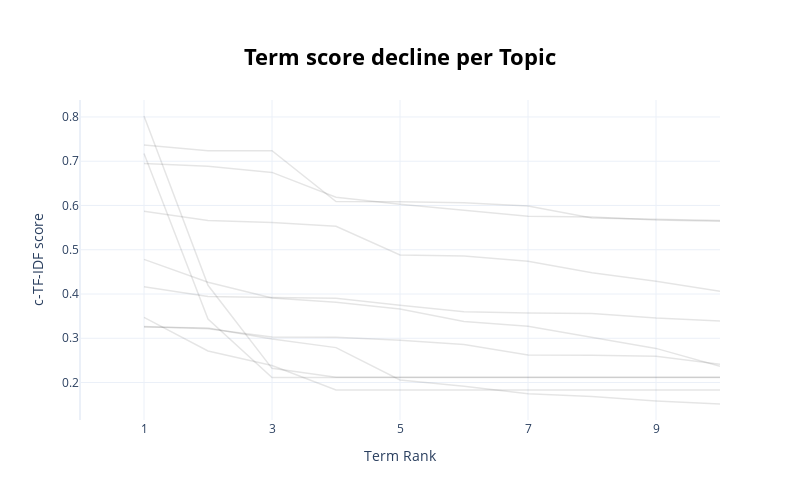

Notebook cell for this chart:
### Markdown cell above
rank c-tf-idf của các từ theo thứ tự giảm dần

### Code cell
topic_model.visualize_term_rank() # => visualize_term_rank (rank, score)

### Figure 1 — Plotly figure (JSON) as saved in the notebook; plotly's stock layout.template omitted (floating-point values rounded to 4 significant figures)
{"data": [{"hovertext": "<b>Topic 0</b>:_ptitconfessions_ptit_confessions_h", "line": {"color": "black", "width": 1.5}, "mode": "lines+lines", "name": "", "opacity": 0.1, "type": "scatter", "x": [1, 2, 3, 4, 5, 6, 7, 8, 9, 10], "y": [0.7366, 0.7239, 0.7237, 0.6088, 0.6085, 0.606, 0.5988, 0.5719, 0.5691, 0.5663]}, {"hovertext": "<b>Topic 1</b>:_ptitconfessions__ptitcfs_httpbitly", "line": {"color": "black", "width": 1.5}, "mode": "lines+lines", "name": "", "opacity": 0.1, "type": "scatter", "x": [1, 2, 3, 4, 5, 6, 7, 8, 9, 10], "y": [0.587, 0.5659, 0.5618, 0.5532, 0.4881, 0.486, 0.4738, 0.448, 0.4291, 0.4061]}, {"hovertext": "<b>Topic 2</b>:lội_lọ_lem_trảy_hội_bơi_ptit_khai_m", "line": {"color": "black", "width": 1.5}, "mode": "lines+lines", "name": "", "opacity": 0.1, "type": "scatter", "x": [1, 2, 3, 4, 5, 6, 7, 8, 9, 10], "y": [0.4782, 0.4266, 0.3907, 0.3815, 0.3662, 0.338, 0.3273, 0.3026, 0.2771, 0.2365]}, {"hovertext": "<b>Topic 3</b>:_ptitconfessions_ptit_confessions_h", "line": {"color": "black", "width": 1.5}, "mode": "lines+lines", "name": "", "opacity": 0.1, "type": "scatter", "x": [1, 2, 3, 4, 5, 6, 7, 8, 9, 10], "y": [0.6948, 0.6885, 0.6748, 0.6187, 0.6029, 0.5898, 0.5755, 0.5739, 0.5672, 0.5643]}, {"hovertext": "<b>Topic 4</b>:malibu_barbershop_thế_sinh_______", "line": {"color": "black", "width": 1.5}, "mode": "lines+lines", "name": "", "opacity": 0.1, "type": "scatter", "x": [1, 2, 3, 4, 5, 6, 7, 8, 9, 10], "y": [0.8022, 0.4197, 0.232, 0.2117, 0.2117, 0.2117, 0.2117, 0.2117, 0.2117, 0.2117]}, {"hovertext": "<b>Topic 5</b>:clb_guitar_ptit_guitar_ptit_httpsdr", "line": {"color": "black", "width": 1.5}, "mode": "lines+lines", "name": "", "opacity": 0.1, "type": "scatter", "x": [1, 2, 3, 4, 5, 6, 7, 8, 9, 10], "y": [0.4162, 0.3943, 0.3919, 0.3903, 0.3744, 0.3599, 0.3571, 0.3558, 0.3457, 0.3389]}, {"hovertext": "<b>Topic 6</b>:học_viện_hoàng_gia_đẻ_may_mắn______", "line": {"color": "black", "width": 1.5}, "mode": "lines+lines", "name": "", "opacity": 0.1, "type": "scatter", "x": [1, 2, 3, 4, 5, 6, 7, 8, 9, 10], "y": [0.3473, 0.2712, 0.2384, 0.183, 0.183, 0.183, 0.183, 0.183, 0.183, 0.183]}, {"hovertext": "<b>Topic 7</b>:ptit_nạ_hẹn________", "line": {"color": "black", "width": 1.5}, "mode": "lines+lines", "name": "", "opacity": 0.1, "type": "scatter", "x": [1, 2, 3, 4, 5, 6, 7, 8, 9, 10], "y": [0.7176, 0.3435, 0.2111, 0.2111, 0.2111, 0.2111, 0.2111, 0.2111, 0.2111, 0.2111]}, {"hovertext": "<b>Topic 8</b>:xiên_nhểy_mỹ_đình_start_lập_tí_bẩn_", "line": {"color": "black", "width": 1.5}, "mode": "lines+lines", "name": "", "opacity": 0.1, "type": "scatter", "x": [1, 2, 3, 4, 5, 6, 7, 8, 9, 10], "y": [0.3252, 0.323, 0.2981, 0.2788, 0.2058, 0.1918, 0.1746, 0.1683, 0.1583, 0.1514]}, {"hovertext": "<b>Topic 9</b>:inf_fpt_softwarexem_tung_cfs_itfest", "line": {"color": "black", "width": 1.5}, "mode": "lines+lines", "name": "", "opacity": 0.1, "type": "scatter", "x": [1, 2, 3, 4, 5, 6, 7, 8, 9, 10], "y": [0.3265, 0.3213, 0.3026, 0.3022, 0.2953, 0.2857, 0.262, 0.2617, 0.2591, 0.2411]}], "layout": {"height": 500, "hoverlabel": {"bgcolor": "white", "font": {"family": "Rockwell", "size": 16}}, "showlegend": false, "title": {"font": {"color": "Black", "size": 22}, "text": "<b>Term score decline per Topic</b>", "x": 0.5, "xanchor": "center", "y": 0.9, "yanchor": "top"}, "width": 800, "xaxis": {"dtick": 2, "range": [0, 10], "tick0": 1, "title": {"text": "Term Rank"}}, "yaxis": {"title": {"text": "c-TF-IDF score"}}}}
